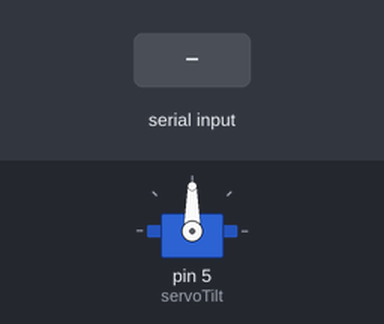
Bench run of a sketch on a simulated Arduino Uno, built with avr-gcc and run on an emulated ATmega328P. On the bench: servo. The test bench sets the inputs (shaded band).

Above: at 1.2 s.
1.3 s: "Y90\n" received over Serial
At 2.2 s:
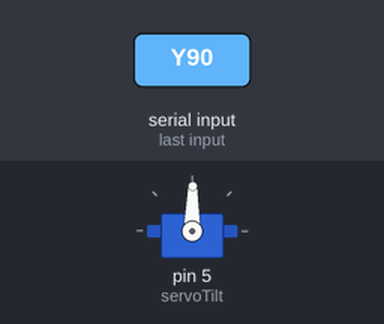
2.8 s: "Y,45\n" received over Serial
At 3.4 s:
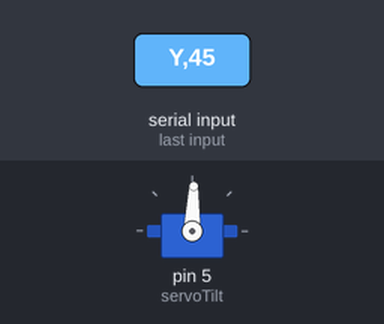
Timing chart, 0 to 5.8 s (numbered marks = the images above; inputs shaded):
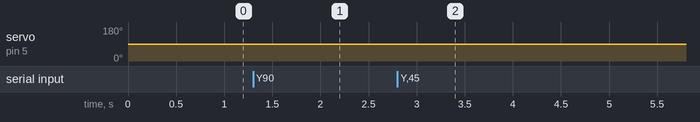

The sketch:

tilt_s.ino
```cpp
#include<Servo.h>
Servo servoTilt; // YoaY ngang
int currentPos = 90;
int targetPos;
int y;
int prevY;
void setup()
{
  Serial.begin(9600);
  servoTilt.attach(5); // Ngang gắn vào 6
  servoTilt.write(90);
}
void Pos()
{
  if(prevY != y)
  {
    int servoY = map(y, -300, 300, 180, 0);
    servoY = min(servoY, 180);
    servoY = max(servoY, 0);
    targetPos = servoY; // Đặt vị trí mục tiêu mới

  }

  if (currentPos != targetPos) {
    if (currentPos < targetPos) {
      currentPos++; // Tăng góc quaY lên
    } else {
      currentPos--; // Giảm góc quaY Yuống
    }
    servoTilt.write(currentPos); // Đặt góc quaY cho servoTilt
  }
}
void loop()
{
  if(Serial.available() > 0)
  {
    if(Serial.read() == 'Y')
    {
      y = Serial.parseInt();
      Pos();
    }
    while(Serial.available() > 0)
    {
      Serial.read();
    }
  }
}
```

Measured:
- after the input at 1.3 s, servo on pin 5 (servoTilt): 90° → 89° at once
- after the input at 2.8 s, servo on pin 5 (servoTilt): 89° → 88° at once
